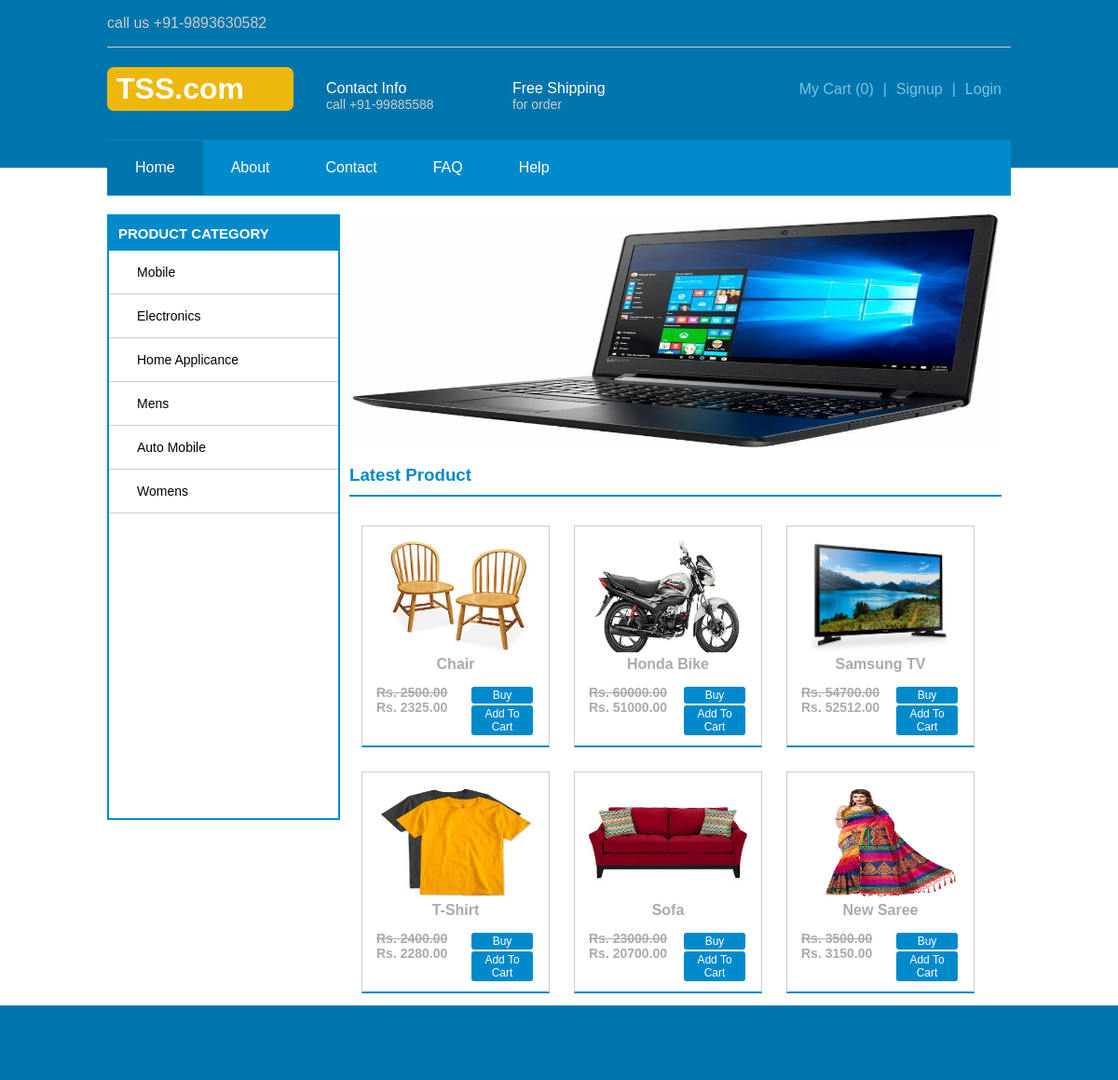
The page / on the database its author committed.
### tables this page shows
CREATE TABLE IF NOT EXISTS `category` (
  `id` int(11) NOT NULL AUTO_INCREMENT,
  `category_name` varchar(100) NOT NULL,
  PRIMARY KEY (`id`)
);

CREATE TABLE IF NOT EXISTS `product` (
  `id` int(11) NOT NULL AUTO_INCREMENT,
  `product_name` varchar(100) NOT NULL,
  `product_price` decimal(9,2) NOT NULL,
  `product_category` int(11) NOT NULL,
  `product_desc` text NOT NULL,
  `product_discount` int(11) NOT NULL,
  `product_img` varchar(100) NOT NULL,
  PRIMARY KEY (`id`)
);

### index.php (the view, shortened to what this page needs)
<?php
include('header.php');
$que="SELECT * FROM product";
$obj=mysql_query($que);
?>
<div id="content">
	<div id="inside-content">
		<?php
		include('menu.php');
		?>
		<div id="main-content">
			<div id="left-content">
				<h3>Product Category</h3>
				<?php
				include('side_menu.php');
				?>
			</div>
			<div id="right-content">
				<div id="slider"></div>
				<div id="right-content-bottom">
					<h3>Latest Product</h3>
					<?php
					while($data=mysql_fetch_assoc($obj))
					{
					?>
					<div class="product-box">
						<div class="product-img">
							<img src="admin/upload/<?php echo $data['product_img']; ?>" />
							<b><?php echo $data['product_name'];?></b>
						</div>
						<div class="product-desc">
							<div class="product-desc-left">
								<p class="old_price">Rs. <?php echo $data['product_price'];?></p>
								<?php
								$p=$data['product_price'];
								$d=$data['product_discount'];
								$dis_price = ($p*$d)/100;
								$sell_price=$p-$dis_price;
								?>
								<p>Rs. <?php echo $sell_price;?>.00</p>
							</div>
							<div class="product-desc-right">
								<a href="#">Buy</a>
								<a href="add_to_cart.php?pid=<?php echo $data['id'] ?>">Add To Cart</a>
							</div>
						</div>
					</div>
					<?php
					}
					?>
				</div>
			</div>
		</div>
	</div>
</div>
<div id="footer">
	<div id="inside-footer"></div>
</div>
</body>
</html>

### header.php (shortened to what this page needs)
<!DOCTYPE html>
<html>
<head>
	<link rel="stylesheet" type="text/css" href="css/style.css">
</head>
<body>
<div id="header">
	<div id="inside-header">
		<div id="top-header">
			<div id="left-top-header">
				<p>call us +91-9893630582</p>
			</div>
			<div id="right-top-header"></div>
		</div>
		<div id="bottom-header">
			<div class="bottom-header-left">
				<h1><a href="index.php">TSS.com</a></h1>
			</div>
			<div class="bottom-header-left">
				<a href="#">Contact Info</a>
				<p>call +91-99885588</p>
			</div>
			<div class="bottom-header-left">
				<a href="#">Free Shipping</a>
				<p>for order</p>
			</div>
			<div id="bottom-header-right">
				<ul>
					<?php
					if(isset($_SESSION['backdoor']))
					{ ?>
						<li><a href="logout.php">Logout</a></li>
						<li><a href="profile.php">Profile</a>|</li>
					<?php
					}else{ ?>
					<li><a href="login.php">Login</a></li>
					<li><a href="signup.php">Signup</a>|</li>
					<?php
					}
					?>
					<?php
					$total=0;
					?>
					<li><a href="my_cart.php">My Cart (<?php echo $total; ?>)</a>|</li>
				</ul>
			</div>
		</div>
	</div>
</div>

### menu.php
<?php
$pagename=$_SERVER['PHP_SELF'];
?>
<div id="menu">
			<ul>
				<li><a href="index.php" <?php if(strstr($pagename, "index.php")) { echo "class='active'";} ?>>Home</a></li>
				<li><a href="about.php" <?php if(strstr($pagename, "about.php")) { echo "class='active'";} ?>>About</a></li>
				<li><a href="contact.php" <?php if(strstr($pagename, "contact.php")) { echo "class='active'";} ?>>Contact</a></li>
				<li><a href="faq.php" <?php if(strstr($pagename, "faq.php")) { echo "class='active'";} ?>>FAQ</a></li>
				<li><a href="help.php" <?php if(strstr($pagename, "help.php")) { echo "class='active'";} ?>>Help</a></li>
			</ul>
		</div>

### side_menu.php
<?php
$que_cate="SELECT * FROM category";
$obj_cate=mysql_query($que_cate);
?>
<ul>
	<?php
	while($data_cate=mysql_fetch_assoc($obj_cate))
	{ ?>
		<li><a href="index.php?product_category=<?php echo $data_cate['id']; ?>"><?php echo $data_cate['category_name'];?></a></li>
	<?php
	}
	?>
</ul>

### css/style.css (style rules this page uses)
body { margin: 0; padding: 0; font-family: Helvetica; }
#header { height: 180px; width: 100%; background-color: #0075AD; }
#content { min-height: 650px; height: auto; width: 100%; }
#footer { height: 80px; width: 100%; background-color: #0075AD; }
#inside-header { height: 180px; width: 970px; margin: 0 auto; }
#inside-content { min-height: 650px; height: auto; width: 970px; margin: 0 auto; }
#inside-footer { height: 80px; width: 970px; margin: 0 auto; }
#menu { width: 970px; height: 60px; background-color: #008ACC; margin-top: -30px; margin-bottom: 20px; }
#main-content { min-height: 650px; height: auto; width: 970px; overflow: hidden; }
#top-header { width: 970px; height: 50px; color: #CCC; border-bottom: 1px solid #CCC; }
#bottom-header { width: 970px; height: 100px; }
#left-top-header { width: 300px; height : 50px; float: left; }
#right-top-header { float: right; width: 300px; height : 50px; }
.bottom-header-left { height: 100px; width: 200px; float: left; }
#bottom-header-right { height: 100px; width: 300px; float: right; }
.bottom-header-left h1 { background-color: #EDB80B; border-radius: 7px; padding: 5px 10px; }
.bottom-header-left h1 a { text-decoration: none; color: #FFF; padding: 0 !important; }
.bottom-header-left a { color: #FFF; text-decoration: none; display: block; padding: 35px 35px 0px 35px; }
.bottom-header-left p { margin: 0; padding: 0; color: #CCC; font-size: 14px; padding-left: 35px; }
#bottom-header-right ul { list-style-type: none; }
#bottom-header-right ul li { float: right; color: #78c4e8; }
#bottom-header-right ul li a { text-decoration: none; display: inline-block; padding:20px 10px; color: #78c4e8; }
#menu ul { list-style-type: none; margin: 0; padding: 0; }
#menu ul li { float: left; }
#menu ul li a { text-decoration: none; display: inline-block; color: #FFF; padding: 20px 30px; }
.active { background-color: #0075AD !important; }
#left-content { width: 246px; min-height: 646px; height: auto; float: left; border:2px solid #008ACC; }
#right-content { margin: 0px 10px; width: 700px; min-height: 650px; height: auto; float: left; }
#left-content h3 { color: #FFF; text-transform: uppercase; background-color: #008ACC; margin: 0; padding: 10px; font-size: 15px; }
#left-content ul { list-style-type: none; margin: 0; padding: 0; }
#left-content ul li a { text-decoration: none; font-size: 14px; color: #000; display: block; padding: 15px 30px; background-position: 10px 16px; border-bottom: 1px solid #CCC; background-repeat: no-repeat; }
#slider { width: 700px; height: 250px; background-image: url('../images/laptop.jpg'); background-size: 100% 100%; }
#right-content-bottom { width: 700px; min-height: 500px; height: auto; }
#right-content-bottom h3 { color: #008ACC; border-bottom: 2px solid #008ACC; padding-bottom: 10px; }
.product-box { height: 235px; width: 200px; border-bottom: 2px solid #008ACC; border-top: 1px solid #CCC; border-left: 1px solid #CCC; border-right: 1px solid #CCC; float: left; margin: 13px; }
.product-img { margin: 15px 15px 5px 15px; height: 150px; width: 170px; }
.product-img b { text-align: center; display: block; color: #ACAAAB; }
.product-img img { height: 120px; width: 170px; }
.product-desc { margin: 0px 15px; height: 40px; width: 170px; }
.product-desc-left { height: 40px; width: 100px; float: left; }
.product-desc-left p { margin: 0; padding: 0; font-weight: bold; color: #ACAAAB; font-size: 14px; }
.old_price { text-decoration: line-through; }
.product-desc-right { float: left; height: 40px; width: 70px; }
.product-desc-right a { text-decoration: none; background-color: #008ACC; display: block; padding: 2px 10px; text-align: center; color: #FFF; font-size: 12px; margin: 2px; border-radius: 3px; }

### rows shown on the page
category: category_name "Mobile"
category: category_name "Electronics"
category: category_name "Home Applicance"
category: category_name "Mens"
category: category_name "Auto Mobile"
category: category_name "Womens"
product: product_img (picture), product_name "Chair", product_price "2500.00", sell_price "2325"
product: product_img (picture), product_name "Honda Bike", product_price "60000.00", sell_price "51000"
product: product_img (picture), product_name "Samsung TV", product_price "54700.00", sell_price "52512"
product: product_img (picture), product_name "T-Shirt", product_price "2400.00", sell_price "2280"
product: product_img (picture), product_name "Sofa", product_price "23000.00", sell_price "20700"
product: product_img (picture), product_name "New Saree", product_price "3500.00", sell_price "3150"

### other values the page prints
$total "0"
